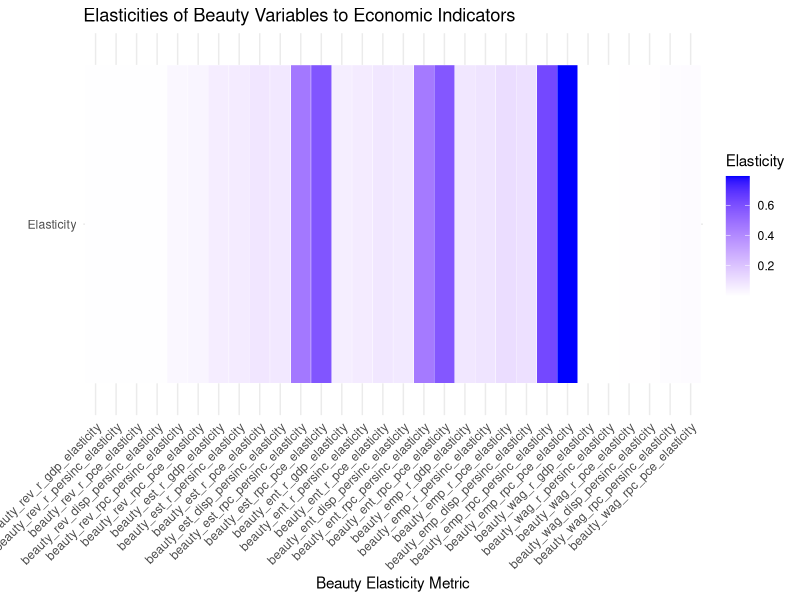
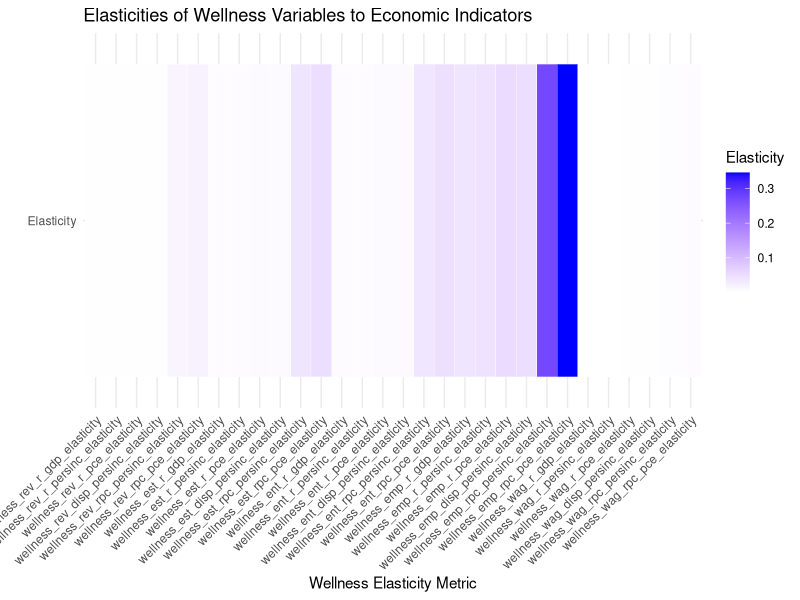

The R source for these figures, in order:
# Load required libraries
library(readr)
library(dplyr)
library(reshape2)
library(ggplot2)

# Set working directory (adjust if needed)
setwd("/Users/beatricesoresina/Desktop/mva_project")

# Load your dataset
state_data <- read_csv("state_level_beauty_wellness_econ_means.csv", show_col_types = FALSE)

# Define variable groups
beauty_vars <- c("beauty_rev", "beauty_est", "beauty_ent", "beauty_emp", "beauty_wag")
wellness_vars <- c("wellness_rev", "wellness_est", "wellness_ent", "wellness_emp", "wellness_wag")
econ_vars <- c("r_gdp", "r_persinc", "r_pce", "disp_persinc", "rpc_persinc", "rpc_pce")

# Create all elasticity combinations
for (b in c(beauty_vars, wellness_vars)) {
  for (e in econ_vars) {
    state_data[[paste0(b, "_", e, "_elasticity")]] <- state_data[[b]] / state_data[[e]]
  }
}
# Summarize average elasticities across states
elasticity_summary <- state_data %>%
  summarise(across(ends_with("_elasticity"), ~ mean(.x, na.rm = TRUE)))

# Save to CSV
write_csv(elasticity_summary, "elasticity_summary_state_averages.csv")
# Melt to long format
elasticity_long <- melt(elasticity_summary)

# Add Sector column
elasticity_long <- elasticity_long %>%
  mutate(
    Sector = case_when(
      grepl("^beauty", variable) ~ "Beauty",
      grepl("^wellness", variable) ~ "Wellness",
      TRUE ~ "Other"
    )
  )
# Plot Beauty Heatmap
ggplot(filter(elasticity_long, Sector == "Beauty"), aes(x = variable, y = "Elasticity")) +
  geom_tile(aes(fill = value), color = "white") +
  scale_fill_gradient2(low = "red", high = "blue", mid = "white", midpoint = 0) +
  theme_minimal() +
  labs(title = "Elasticities of Beauty Variables to Economic Indicators",
       x = "Beauty Elasticity Metric",
       y = "",
       fill = "Elasticity") +
  theme(axis.text.x = element_text(angle = 45, hjust = 1))

# Plot Wellness Heatmap
ggplot(filter(elasticity_long, Sector == "Wellness"), aes(x = variable, y = "Elasticity")) +
  geom_tile(aes(fill = value), color = "white") +
  scale_fill_gradient2(low = "red", high = "blue", mid = "white", midpoint = 0) +
  theme_minimal() +
  labs(title = "Elasticities of Wellness Variables to Economic Indicators",
       x = "Wellness Elasticity Metric",
       y = "",
       fill = "Elasticity") +
  theme(axis.text.x = element_text(angle = 45, hjust = 1))

# Save melted (long-format) elasticity data
write_csv(elasticity_long, "elasticity_summary_long_state_averages.csv")

